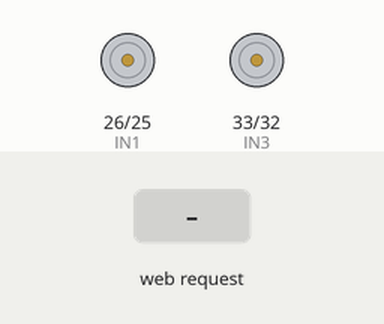
This sketch was run on a simulated ESP32. Shown: motor-driver pin pairs drawn as motors (green arrow = first pin HIGH = forward, orange = second pin HIGH = backward, longer = more drive). Inputs (shaded band) come from the test bench. WiFi joins after 1.5 s; servers stay silent unless stated; what the sketch prints to the serial monitor is not drawn.

Above: at 2.7 s.
2.8 s: HTTP request GET /forward received
At 3.6 s:
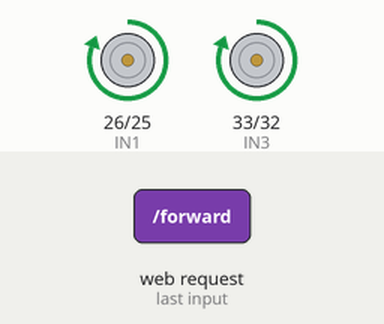
4.3 s: HTTP request GET /backward received
At 4.7 s:
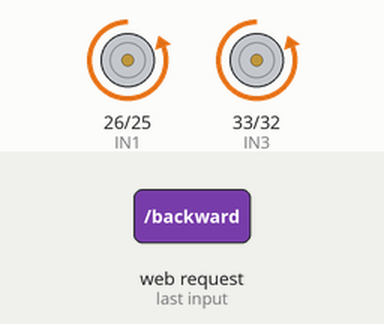
5.8 s: HTTP request GET /left received
At 7.0 s:
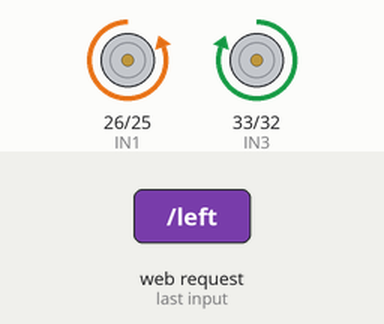
7.3 s: HTTP request GET /right received
At 8.2 s:
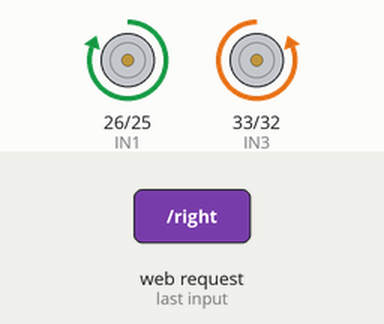
8.8 s: HTTP request GET /stop received
At 9.3 s:
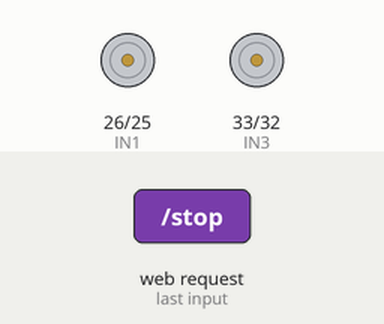
Timing chart, 0 to 11.3 s (numbered marks = the images above; inputs shaded):
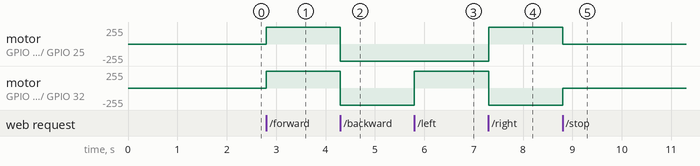

Measured:
- after the input at 2.8 s, motor on GPIO 26 (IN1) / GPIO 25 (IN2), motor on GPIO 33 (IN3) / GPIO 32 (IN4): stopped → forward 255/255 at once
- after the input at 4.3 s, motor on GPIO 26 (IN1) / GPIO 25 (IN2), motor on GPIO 33 (IN3) / GPIO 32 (IN4): forward 255/255 → backward 255/255 at once
- after the input at 5.8 s, motor on GPIO 33 (IN3) / GPIO 32 (IN4): backward 255/255 → forward 255/255 at once
- after the input at 7.3 s, motor on GPIO 26 (IN1) / GPIO 25 (IN2): backward 255/255 → forward 255/255 at once; motor on GPIO 33 (IN3) / GPIO 32 (IN4): forward 255/255 → backward 255/255 at once
- after the input at 8.8 s, motor on GPIO 26 (IN1) / GPIO 25 (IN2): forward 255/255 → stopped at once; motor on GPIO 33 (IN3) / GPIO 32 (IN4): backward 255/255 → stopped at once

The sketch:

esp32_main.ino
```cpp
#include <WiFi.h>
#include <WebServer.h>

// WiFi credentials
const char* ssid = "Redmi 11 Prime";
const char* password = "hahahaha";

// Create server
WebServer server(80);

// Motor pins
int IN1 = 26;
int IN2 = 25;
int IN3 = 33;
int IN4 = 32;

// Gas sensor
#define GAS_SENSOR 34

int gasValue;

// -------- Movement --------
void forward() {
  digitalWrite(IN1, HIGH);
  digitalWrite(IN2, LOW);
  digitalWrite(IN3, HIGH);
  digitalWrite(IN4, LOW);
}

void backward() {
  digitalWrite(IN1, LOW);
  digitalWrite(IN2, HIGH);
  digitalWrite(IN3, LOW);
  digitalWrite(IN4, HIGH);
}

void left() {
  digitalWrite(IN1, LOW);
  digitalWrite(IN2, HIGH);
  digitalWrite(IN3, HIGH);
  digitalWrite(IN4, LOW);
}

void right() {
  digitalWrite(IN1, HIGH);
  digitalWrite(IN2, LOW);
  digitalWrite(IN3, LOW);
  digitalWrite(IN4, HIGH);
}

void stopMotors() {
  digitalWrite(IN1, LOW);
  digitalWrite(IN2, LOW);
  digitalWrite(IN3, LOW);
  digitalWrite(IN4, LOW);
}

// -------- API Routes --------
void handleForward() {
  forward();
  server.send(200, "text/plain", "Forward");
}

void handleBackward() {
  backward();
  server.send(200, "text/plain", "Backward");
}

void handleLeft() {
  left();
  server.send(200, "text/plain", "Left");
}

void handleRight() {
  right();
  server.send(200, "text/plain", "Right");
}

void handleStop() {
  stopMotors();
  server.send(200, "text/plain", "Stop");
}

// Gas API
void handleGas() {
  int total = 0;
  int validReadings = 0;

  for (int i = 0; i < 10; i++) {
    int val = analogRead(GAS_SENSOR);

    if (val > 0) {   // ignore zero readings
      total += val;
      validReadings++;
    }

    delay(10);
  }

  int gasValue = (validReadings > 0) ? total / validReadings : 0;

  Serial.println(gasValue);

  server.send(200, "application/json", "{\"gas\":" + String(gasValue) + "}");
}

// -------- Setup --------
void setup() {
  Serial.begin(115200);

  analogReadResolution(12);

  pinMode(IN1, OUTPUT);
  pinMode(IN2, OUTPUT);
  pinMode(IN3, OUTPUT);
  pinMode(IN4, OUTPUT);

  stopMotors();

  WiFi.begin(ssid, password);

  Serial.print("Connecting...");
  while (WiFi.status() != WL_CONNECTED) {
    delay(500);
    Serial.print(".");
  }

  Serial.println("\nConnected!");
  Serial.print("ESP32 IP: ");
  Serial.println(WiFi.localIP());

  // Routes
  server.on("/forward", handleForward);
  server.on("/backward", handleBackward);
  server.on("/left", handleLeft);
  server.on("/right", handleRight);
  server.on("/stop", handleStop);
  server.on("/gas", handleGas);

  server.begin();
}

// -------- Loop --------
void loop() {
  server.handleClient();
}  
```
